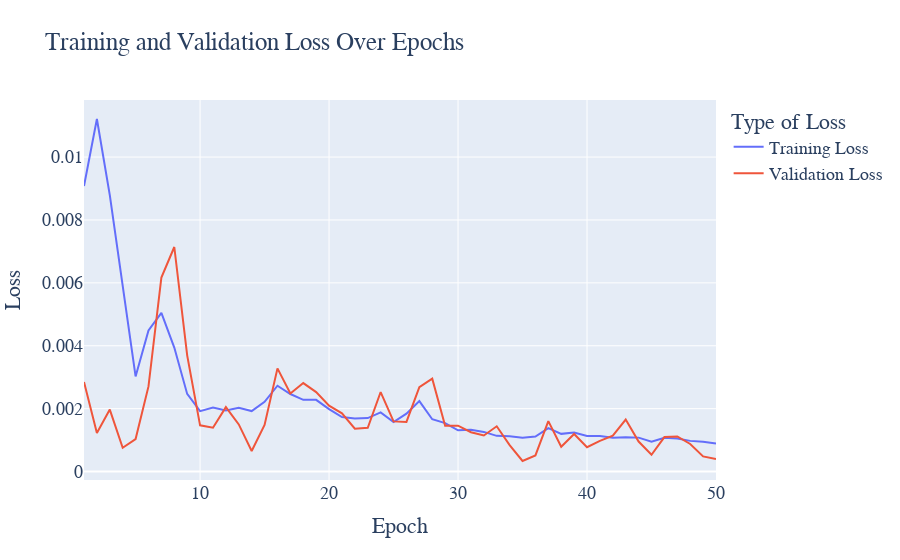
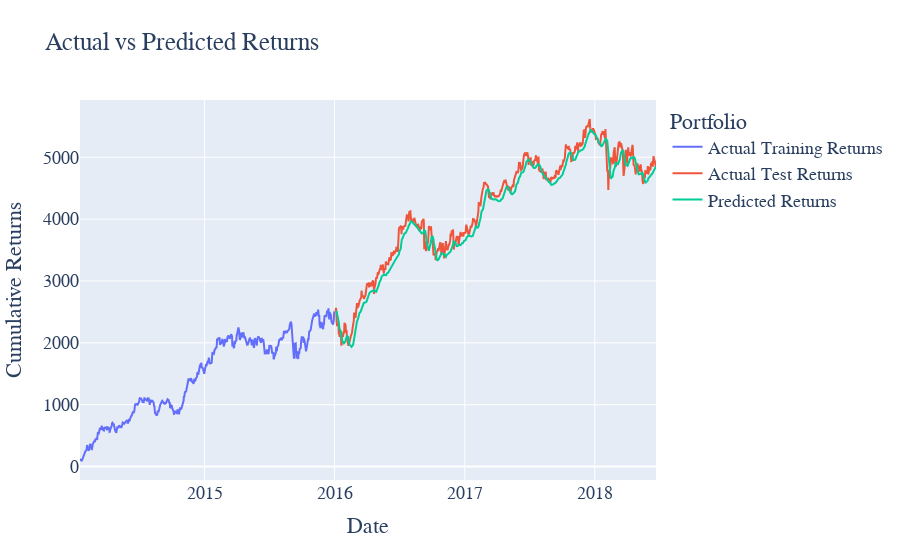

Notebook code for these charts, in order:
### Code cell
portfolio_predictor = PortfolioPredictorDirectMultiStep(raw_data_train, raw_data_test, initial_portfolio, n_steps=5, epochs=50, activation_function='tanh')

portfolio_predictor.preprocess_data()
portfolio_predictor.build_model()
portfolio_predictor.train_model()
prediction = portfolio_predictor.predict()   
portfolio_predictor.plot_loss()
portfolio_predictor.plot_predictions()
portfolio_predictor.compute_performance()

### Figure 1 — Plotly figure (JSON) as saved in the notebook; plotly's stock layout.template omitted (floating-point values rounded to 4 significant figures)
{"data": [{"mode": "lines", "name": "Training Loss", "type": "scatter", "x": [1, 2, 3, 4, 5, 6, 7, 8, 9, 10, 11, 12, 13, 14, 15, 16, 17, 18, 19, 20, 21, 22, 23, 24, 25, 26, 27, 28, 29, 30, 31, 32, 33, 34, 35, 36, 37, 38, 39, 40, 41, 42, 43, 44, 45, 46, 47, 48, 49, 50], "y": [0.009081, 0.01121, 0.008787, 0.005879, 0.003026, 0.004486, 0.005044, 0.003943, 0.00247, 0.001923, 0.002036, 0.001943, 0.002025, 0.001924, 0.00222, 0.002729, 0.002466, 0.002282, 0.00228, 0.001986, 0.001734, 0.001691, 0.0017, 0.001881, 0.001574, 0.001843, 0.002242, 0.001665, 0.001541, 0.001313, 0.001329, 0.001261, 0.001135, 0.00112, 0.001078, 0.001112, 0.00138, 0.001199, 0.001241, 0.001132, 0.001129, 0.001072, 0.001095, 0.00108, 0.0009473, 0.001077, 0.001054, 0.0009759, 0.00095, 0.0008917]}, {"mode": "lines", "name": "Validation Loss", "type": "scatter", "x": [1, 2, 3, 4, 5, 6, 7, 8, 9, 10, 11, 12, 13, 14, 15, 16, 17, 18, 19, 20, 21, 22, 23, 24, 25, 26, 27, 28, 29, 30, 31, 32, 33, 34, 35, 36, 37, 38, 39, 40, 41, 42, 43, 44, 45, 46, 47, 48, 49, 50], "y": [0.002851, 0.001229, 0.001971, 0.000758, 0.001034, 0.002707, 0.006171, 0.00714, 0.003695, 0.00147, 0.001394, 0.002049, 0.0015, 0.0006526, 0.001481, 0.00328, 0.002482, 0.002813, 0.002527, 0.002097, 0.001852, 0.001365, 0.001393, 0.002529, 0.001595, 0.001579, 0.002686, 0.002955, 0.001455, 0.001459, 0.001251, 0.001146, 0.00144, 0.0008407, 0.0003362, 0.0005123, 0.001602, 0.0007869, 0.001195, 0.0007758, 0.0009771, 0.001141, 0.001653, 0.0009554, 0.0005329, 0.001096, 0.001116, 0.0008776, 0.0004835, 0.0003966]}], "layout": {"font": {"family": "Cambria", "size": 18}, "legend": {"title": {"text": "Type of Loss"}}, "title": {"text": "Training and Validation Loss Over Epochs"}, "xaxis": {"title": {"text": "Epoch"}}, "yaxis": {"title": {"text": "Loss"}}}}

### Figure 2 — Plotly figure (JSON) as saved in the notebook; plotly's stock layout.template omitted (floating-point values rounded to 4 significant figures; data arrays with more than 128 entries replaced by an {"elided": "..."} marker saying what was removed)
{"data": [{"mode": "lines", "name": "Actual Training Returns", "type": "scatter", "x": {"elided": "494 str values"}, "y": {"elided": "504 float values"}}, {"mode": "lines", "name": "Actual Test Returns", "type": "scatter", "x": {"elided": "627 str values"}, "y": {"elided": "623 float values"}}, {"mode": "lines", "name": "Predicted Returns", "type": "scatter", "x": {"elided": "627 str values"}, "y": {"elided": "623 float values"}}], "layout": {"font": {"family": "Cambria", "size": 18}, "legend": {"title": {"text": "Portfolio"}}, "title": {"text": "Actual vs Predicted Returns"}, "xaxis": {"title": {"text": "Date"}}, "yaxis": {"title": {"text": "Cumulative Returns"}}}}
